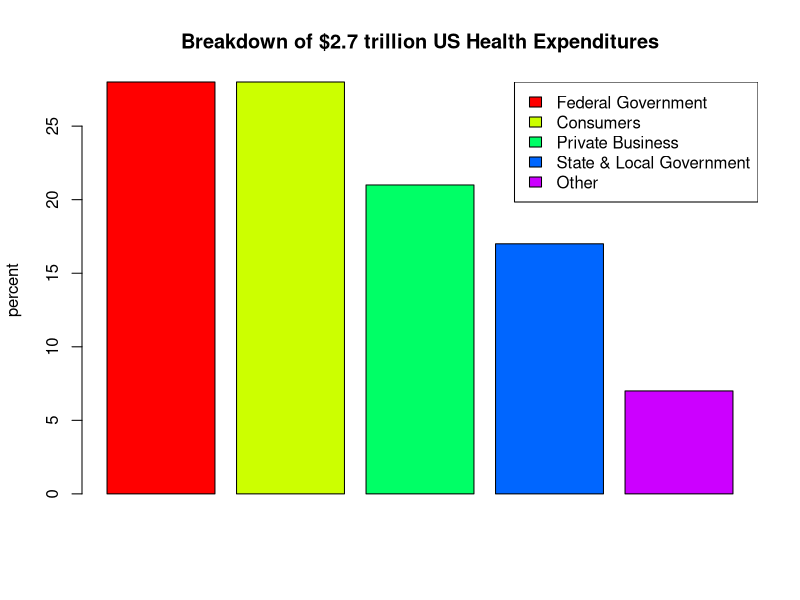

Write the R code that produced this figure.
expenditures<-c(28,28,21,17,7)
barplot(expenditures,ylab="percent",col=rainbow(5),main="Breakdown of $2.7 trillion US Health Expenditures")
legend("topright",c("Federal Government","Consumers","Private Business","State & Local Government","Other"),fill=rainbow(5))
